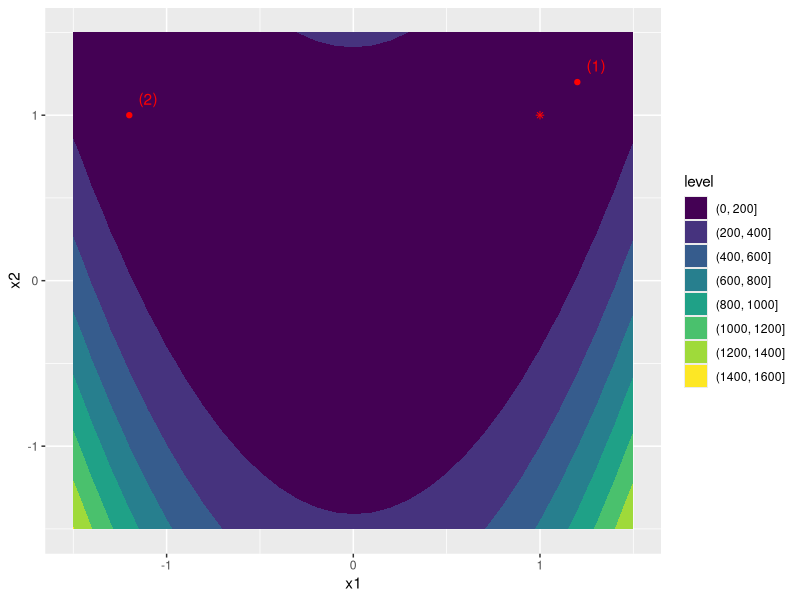

The R source for this figure: (Note: this script raises an error after producing the figure.)
## ---- chunk 1
library(data.table)
X_range = seq(-1.5,1.5,0.1)
X0 = data.table(x1=c(1.2,-1.2),
                x2=c(1.2,1),
                label=c("(1)","(2)"))
## ---- chunk 2
# Rosenbrock:
f = function(X) {
  100 * (X[2] - X[1]^2)^2 + (1 - X[1])^2
}
## ---- chunk 3
library(ggplot2)
# Plot
grid = data.table(expand.grid(x1=X_range,x2=X_range))
grid[,y:=f(c(x1,x2)),by=.(1:nrow(grid))]
X_min = grid[y==min(y),.(x1,x2)]
p = ggplot() +
  geom_contour_filled(data = grid, aes(x=x1,y=x2,z=y)) +
  geom_point(data = X_min, aes(x=x1,y=x2), colour="red", shape=8) +
  geom_point(data = X0, aes(x=x1,y=x2), colour="red") + 
  geom_text(data = X0, aes(x=x1,y=x2,label=label), colour="red", nudge_x = 0.1, nudge_y = 0.1)
p
## ---- chunk 4
# Gradient:
df = function(X) {
  df = rep(0, length(X))
  df[1] = -400 * X[1]^2 * (X[2] - X[1]^2) - 2 * (1 - X[1]) # partial with respect to x_1
  df[2] = 200 * (X[2] - X[1]^2)
  return(df)
}

# Hessian:
ddf = function(X) {
  ddf = matrix(nrow = length(X), ncol=length(X))
  ddf[1,1] = 1200 * X[1]^2 - 400 * X[2] + 2 # partial with respect to x_1
  ddf[2,1] = ddf[1,2] = -400 * X[1]
  ddf[2,2] = 200
  return(ddf)
}
## ---- chunk 5
knitr::include_graphics("www/p1.gif")
## ---- chunk 6
knitr::include_graphics("www/p2.gif")
